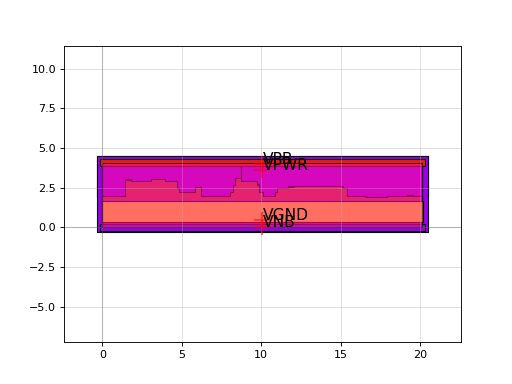

Write the Python code that produced this figure.
import sky130

c = sky130.components.sky130_fd_sc_hvl__sdfrbp_1()
c.plot()
